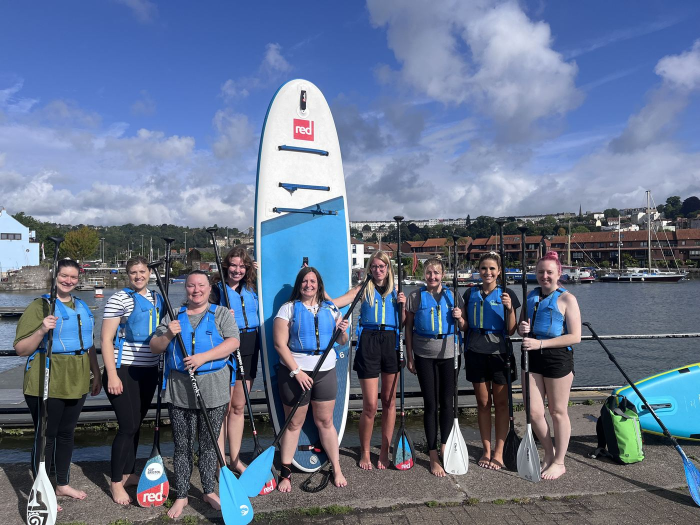
#> input picture img/08017df190af.jpg, 1400 x 1050 px (shown at 1/2 size)
$ python -i publish.py   (imports and definitions only)
#> lines starting #> are read from the running program, lines starting #| are printed output that depends on the picture
"""
Publish the prototype's current build to the public test site
(https://timtrew.github.io/supbristol-test/).

Copies ../SUP Bristol Prototype/dist/supbristol.html in as index.html,
adds tags asking search engines and AI crawlers not to index it, hides
the reviewer toolbar, adds Microsoft Clarity (with the prototype's
tracked actions as Clarity events), brings across only the image and
video files the page actually uses, blurs every face it can find in the
photos (videos are left as they are), then commits and pushes.

Face blurring uses OpenCV's YuNet model in tools/ (not published) and
caches each blurred photo in .blurcache/, so only new photos are redone.

Usage (after running build.py and extract_images.py in the prototype):
  py -3 publish.py "what changed"
  py -3 publish.py --dry          build the files here without pushing
"""
import hashlib, os, re, shutil, subprocess, sys

HERE = os.path.dirname(os.path.abspath(__file__))
DIST = os.path.join(HERE, "..", "SUP Bristol Prototype", "dist")
MODEL = os.path.join(HERE, "tools", "face_detection_yunet_2023mar.onnx")
CACHE = os.path.join(HERE, ".blurcache")
BLUR_VERSION = "1"   # bump to redo every photo after changing the blur


def blur_faces(src, dst):
    """Copy src to dst with every detected face blurred; returns the count."""
    import cv2, numpy as np
    data = open(src, "rb").read()
    ext = os.path.splitext(src)[1].lower()
    key = hashlib.sha1(data + BLUR_VERSION.encode()).hexdigest()
    cached = os.path.join(CACHE, key + ext)
    if os.path.exists(cached):
        shutil.copy2(cached, dst)
        return -1
    img = cv2.imdecode(np.frombuffer(data, np.uint8), cv2.IMREAD_UNCHANGED)
    if img is None or img.ndim < 3:
        shutil.copy2(src, dst); return 0
    rgb = img[:, :, :3]
    h, w = rgb.shape[:2]
    det = cv2.FaceDetectorYN.create(MODEL, "", (320, 320), 0.5, 0.3, 5000)
    boxes = []
    # a second pass enlarged, for the small faces in group photos
    for scale in (1.0, 2.0):
        s = min(scale, 2400 / max(w, h))
        im = cv2.resize(rgb, (int(w * s), int(h * s))) if s != 1 else np.ascontiguousarray(rgb)
        det.setInputSize((im.shape[1], im.shape[0]))
        _, found = det.detect(im)
        if found is not None:
            boxes += [(r[0] / s, r[1] / s, r[2] / s, r[3] / s) for r in found]
    for x, y, bw, bh in boxes:
        # widen for hair and ears; blur hard inside an oval
        cx, cy = x + bw / 2, y + bh / 2
        rw, rh = bw * 0.75, bh * 0.85
        x0, y0 = max(0, int(cx - rw)), max(0, int(cy - rh))
        x1, y1 = min(w, int(cx + rw)), min(h, int(cy + rh))
        if x1 - x0 < 2 or y1 - y0 < 2:
            continue
        roi = img[y0:y1, x0:x1]
        k = max(15, (min(x1 - x0, y1 - y0) // 2) | 1)
        blurred = cv2.GaussianBlur(cv2.GaussianBlur(roi, (k, k), 0), (k, k), 0)
        mask = np.zeros(roi.shape[:2], np.uint8)
        cv2.ellipse(mask, ((roi.shape[1] // 2, roi.shape[0] // 2), (roi.shape[1], roi.shape[0]), 0), 255, -1)
        roi[mask > 0] = blurred[mask > 0]
    if not boxes:
        shutil.copy2(src, dst)
    else:
        params = [cv2.IMWRITE_JPEG_QUALITY, 86] if ext in (".jpg", ".jpeg") else []
        ok, buf = cv2.imencode(ext, img, params)
        open(dst, "wb").write(buf.tobytes())
    os.makedirs(CACHE, exist_ok=True)
    shutil.copy2(dst, cached)
    return len(boxes)

NOINDEX = ('<meta name="robots" content="noindex, nofollow, noarchive, nosnippet, noimageindex, noai, noimageai">\n'
           '<meta name="googlebot" content="noindex, nofollow">\n')

# test copy only: the reviewer toolbar hidden, and Microsoft Clarity, which
# loads only once a visitor has agreed in the privacy notice below
TEST_HEAD = """<style>#dev-bar{display:none!important}
.tc-scrim{position:fixed;inset:0;z-index:2000;background:rgba(5,24,34,.6);display:flex;align-items:center;justify-content:center;padding:16px}
.tc-scrim[hidden],.tc-box[hidden]{display:none}
.tc-box{background:#fff;color:var(--ink,#152b3b);max-width:480px;width:100%;max-height:calc(100vh - 32px);overflow:auto;border-radius:12px;padding:24px;box-shadow:0 20px 50px rgba(5,24,34,.35);font-family:"Poppins","Helvetica Neue",Arial,sans-serif}
.tc-box h2{font-family:"Rift Soft Bold","Barlow Condensed","Arial Narrow",sans-serif;text-transform:uppercase;font-size:1.6rem;line-height:1.05;margin:0 0 12px}
.tc-box p{margin:0 0 10px;font-size:.9375rem;line-height:1.55;color:var(--ink-2,#3b4b57)}
.tc-box a{color:var(--sup-deep,#1f6d95)}
.tc-tick{display:flex;gap:10px;align-items:flex-start;margin:16px 0;font-size:.9375rem;line-height:1.45;color:var(--ink,#152b3b);cursor:pointer}
.tc-tick input{width:20px;height:20px;margin:1px 0 0;flex:none;accent-color:var(--sup-deep,#1f6d95)}
.tc-go{display:block;width:100%;min-height:50px;border:0;border-radius:999px;background:var(--sup,#29abe2);color:#fff;font:700 1rem "Poppins","Helvetica Neue",Arial,sans-serif;cursor:pointer}
.tc-go:disabled{opacity:.45;cursor:not-allowed}
.tc-miss{display:grid;gap:6px;margin:12px 0 14px}
.tc-opt{display:flex;gap:12px;align-items:flex-start;padding:9px 12px;border:1.5px solid var(--line,#d6e1e8);border-radius:10px;cursor:pointer;line-height:1.35}
.tc-opt:has(input:checked){border-color:var(--sup,#29abe2);background:rgba(41,171,226,.08)}
.tc-opt input{width:20px;height:20px;margin:1px 0 0;flex:none;accent-color:var(--sup-deep,#1f6d95)}
.tc-opt b{display:block;font-size:.9375rem;color:var(--ink,#152b3b)}
.tc-opt span span{display:block;font-size:.875rem;color:var(--ink-2,#3b4b57)}
</style>
<script>
  window.startClarity = function(){
    if(window.clarityStarted) return; window.clarityStarted = true;
    (function(c,l,a,r,i,t,y){
        c[a]=c[a]||function(){(c[a].q=c[a].q||[]).push(arguments)};
        t=l.createElement(r);t.async=1;t.src="https://www.clarity.ms/tag/"+i;
        y=l.getElementsByTagName(r)[0];y.parentNode.insertBefore(t,y);
    })(window, document, "clarity", "script", "yncgjw8udz");
  };
  try{
    if(localStorage.getItem("sup-test-consent") === "yes"){
      window.startClarity();
      var m = localStorage.getItem("sup-test-mission");
      if(m) window.clarity("set", "mission", m);
    }
  }catch(e){}
</script>
"""

# the privacy notice, then a mission to try, shown once on a visitor's
# first opening of the site; the mission becomes a Clarity tag to filter by
CONSENT = """
<div class="tc-scrim" id="tc" role="dialog" aria-modal="true" aria-labelledby="tc-title" hidden>
  <div class="tc-box" id="tc-step1">
    <h2 id="tc-title">Help us test our new website</h2>
    <p>This is a test version of the new SUP Bristol website. Bookings made here are not real and no payment is taken.</p>
    <p>To see how people use it, we record visits with <a href="https://clarity.microsoft.com/terms" target="_blank" rel="noopener">Microsoft Clarity</a>: the pages you view and where you tap, click and scroll. It does not record what you type into forms. Clarity uses cookies, and Microsoft keeps recordings for up to 30 days. We only use them to improve the website.</p>
    <p>Questions? Email <a href="mailto:hello@supbristol.com">hello@supbristol.com</a>.</p>
    <label class="tc-tick"><input type="checkbox" id="tc-ok"> <span>I understand my visit will be recorded to help improve the website</span></label>
    <button class="tc-go" id="tc-go" disabled>Continue</button>
  </div>
  <div class="tc-box" id="tc-step2" hidden>
    <h2 id="tc-mtitle">Pick a mission</h2>
    <p>Imagine you are this person and try to do it on the site. Nothing you book is real.</p>
    <div class="tc-miss" role="radiogroup" aria-labelledby="tc-mtitle">
      <label class="tc-opt"><input type="radio" name="tc-m" value="evening-for-two"> <span><b>Evening out for two</b><span>You and a friend want to try kayaking one evening after work.</span></span></label>
      <label class="tc-opt"><input type="radio" name="tc-m" value="group-date-set"> <span><b>Group, date set</b><span>You're booking group paddleboarding. The date and numbers are confirmed.</span></span></label>
      <label class="tc-opt"><input type="radio" name="tc-m" value="group-no-date"> <span><b>Group, no date yet</b><span>You want group paddleboarding but haven't picked a date.</span></span></label>
      <label class="tc-opt"><input type="radio" name="tc-m" value="visiting-bristol"> <span><b>Visiting Bristol</b><span>You're in town and want to do something fun tomorrow.</span></span></label>
      <label class="tc-opt"><input type="radio" name="tc-m" value="family"> <span><b>Family day out</b><span>Two adults and two kids want an activity together.</span></span></label>
      <label class="tc-opt"><input type="radio" name="tc-m" value="just-looking"> <span><b>Just having a look</b><span>No task in mind. Explore however you like.</span></span></label>
    </div>
    <button class="tc-go" id="tc-start" disabled>Start</button>
  </div>
</div>
<script>
(function(){
  var consent = null, mission = null;
  try{ consent = localStorage.getItem("sup-test-consent"); mission = localStorage.getItem("sup-test-mission"); }catch(e){}
  if(consent === "yes" && mission) return;
  var box = document.getElementById("tc"), s1 = document.getElementById("tc-step1"), s2 = document.getElementById("tc-step2");
  var ok = document.getElementById("tc-ok"), go = document.getElementById("tc-go"), start = document.getElementById("tc-start");
  box.hidden = false;
  document.body.style.overflow = "hidden";
  function step2(){
    s1.hidden = true; s2.hidden = false;
    box.setAttribute("aria-labelledby", "tc-mtitle");
  }
  if(consent === "yes") step2(); else ok.focus();
  ok.addEventListener("change", function(){ go.disabled = !ok.checked; });
  go.addEventListener("click", function(){
    if(!ok.checked) return;
    try{ localStorage.setItem("sup-test-consent", "yes"); }catch(e){}
    window.startClarity();
    try{ window.clarity("set", "page", (location.hash || "#/").split("?")[0]); }catch(e){}
    step2();
  });
  s2.addEventListener("change", function(){ start.disabled = !s2.querySelector("input:checked"); });
  start.addEventListener("click", function(){
    var picked = s2.querySelector("input:checked");
    if(!picked) return;
    try{ localStorage.setItem("sup-test-mission", picked.value); }catch(e){}
    try{ window.clarity("set", "mission", picked.value); window.clarity("event", "mission-" + picked.value); }catch(e){}
    box.hidden = true; document.body.style.overflow = "";
  });
})();
</script>
"""

# after the prototype's own scripts: every tracked action becomes a Clarity
# event, and each page (the prototype is one URL with #/ routes) a tag.
# Nothing is sent unless Clarity has been started with consent.
TEST_TAIL = CONSENT + """
<script>
(function(){
  if(typeof window.track === "function"){
    var own = window.track;
    window.track = function(name, params){
      try{ if(window.clarityStarted) window.clarity("event", String(name)); }catch(e){}
      return own.apply(this, arguments);
    };
  }
  function page(){
    var r = (location.hash || "#/").split("?")[0];
    try{ if(window.clarityStarted) window.clarity("set", "page", r); }catch(e){}
  }
  window.addEventListener("hashchange", page);
  page();
})();
</script>
"""

ROBOTS = """# Test copy of the SUP Bristol prototype: not for search engines or AI.
User-agent: *
Disallow: /
""" + "".join(f"\nUser-agent: {bot}\nDisallow: /\n" for bot in [
    "Googlebot", "Google-Extended", "Bingbot", "GPTBot", "ChatGPT-User", "OAI-SearchBot",
    "ClaudeBot", "Claude-Web", "anthropic-ai", "CCBot", "PerplexityBot", "Bytespider",
    "Applebot-Extended", "Meta-ExternalAgent", "Amazonbot", "cohere-ai"])


# [50 lines left out: function main, not called in this run]


# [2 lines not run here, left out]

>>> import cv2
>>> picture = cv2.imread('img/08017df190af.jpg', cv2.IMREAD_GRAYSCALE)
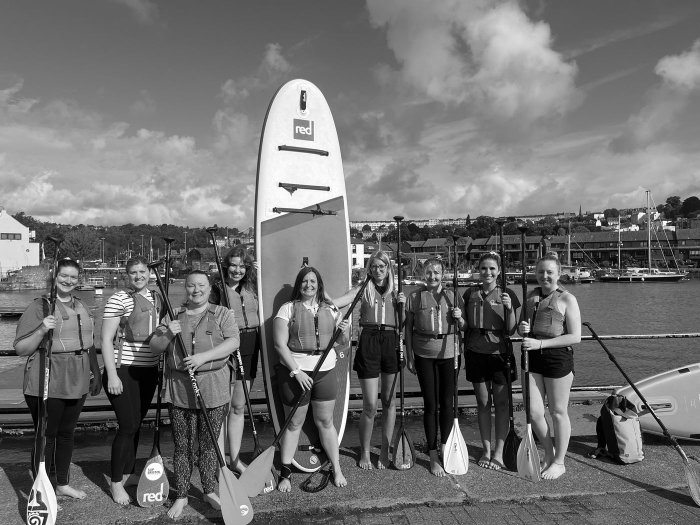
#> picture: shape (1050, 1400) (shown at 1/2 size); min 0, max 255, mean 113.4
>>> result = blur_faces(picture, 'out.png')
#> (the run stopped early here; a loop or call above may not have finished)

$ run again, on img/149341c191bf.jpg
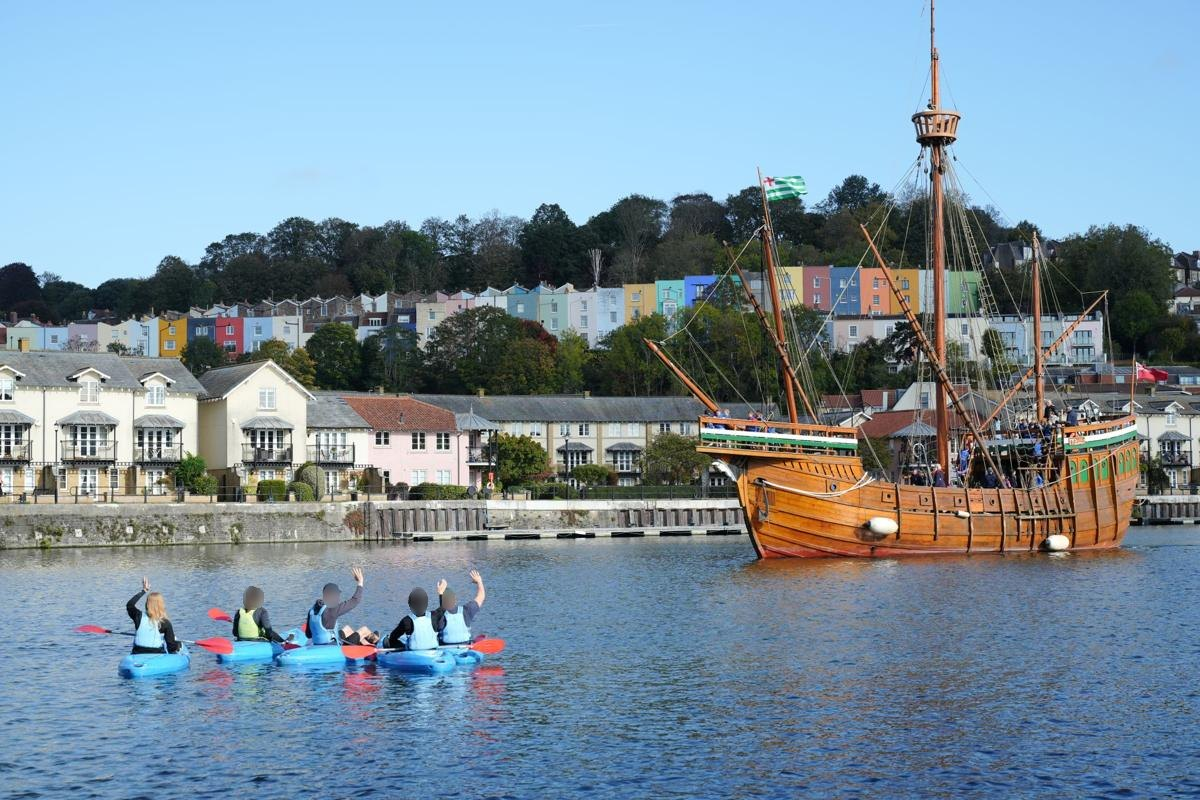
#> input picture img/149341c191bf.jpg, 1200 x 800 px
#> `picture = cv2.imread('img/08017df190af.jpg', cv2.IMREAD_GRAYSCALE)`:
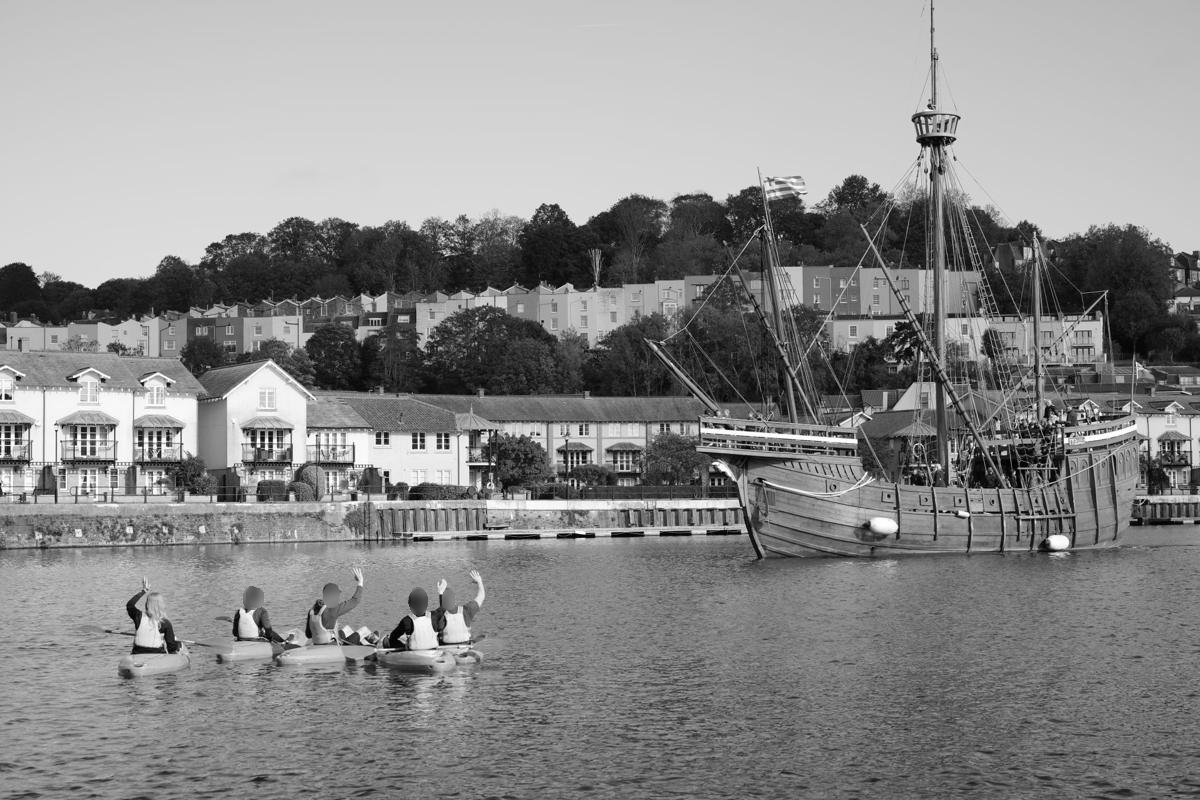
#> picture: shape (800, 1200); min 0, max 255, mean 138.3

$ run again, on img/1b191aea0904.jpg
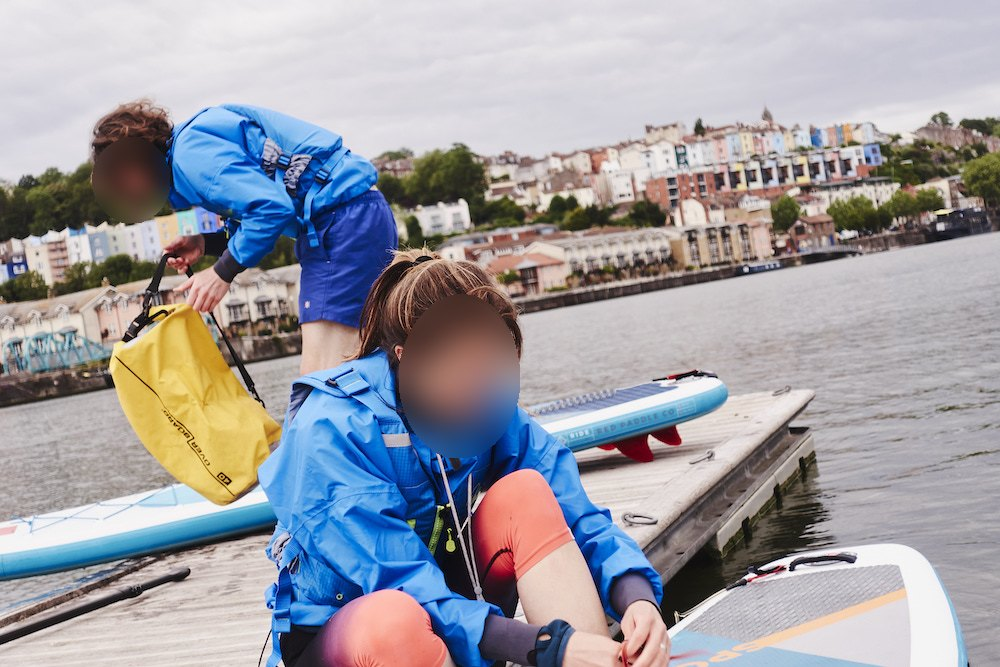
#> input picture img/1b191aea0904.jpg, 1000 x 667 px
#> `picture = cv2.imread('img/08017df190af.jpg', cv2.IMREAD_GRAYSCALE)`:
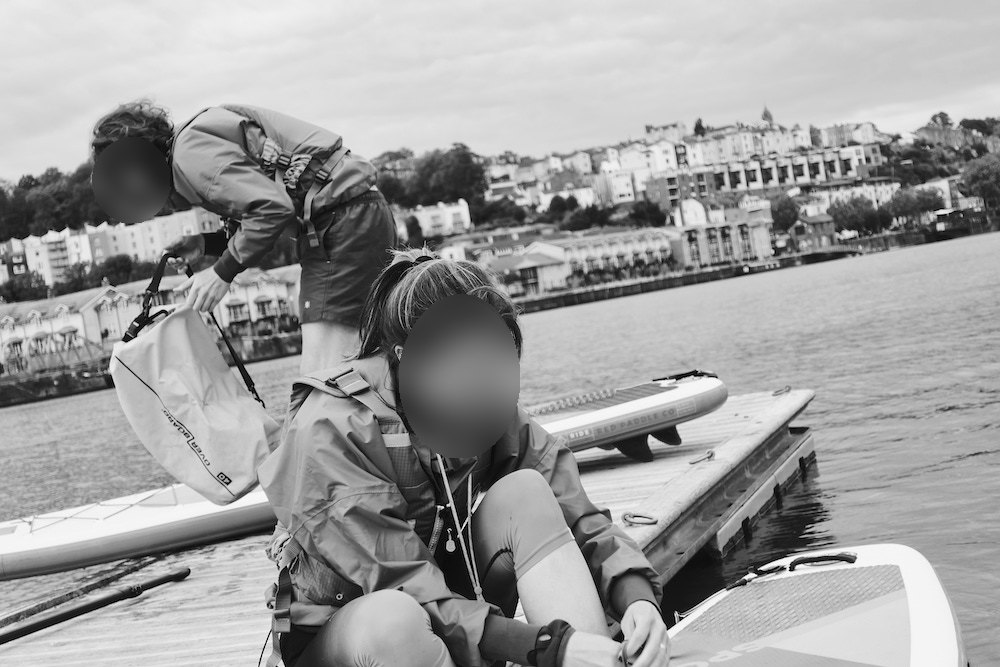
#> picture: shape (667, 1000); min 0, max 255, mean 159
